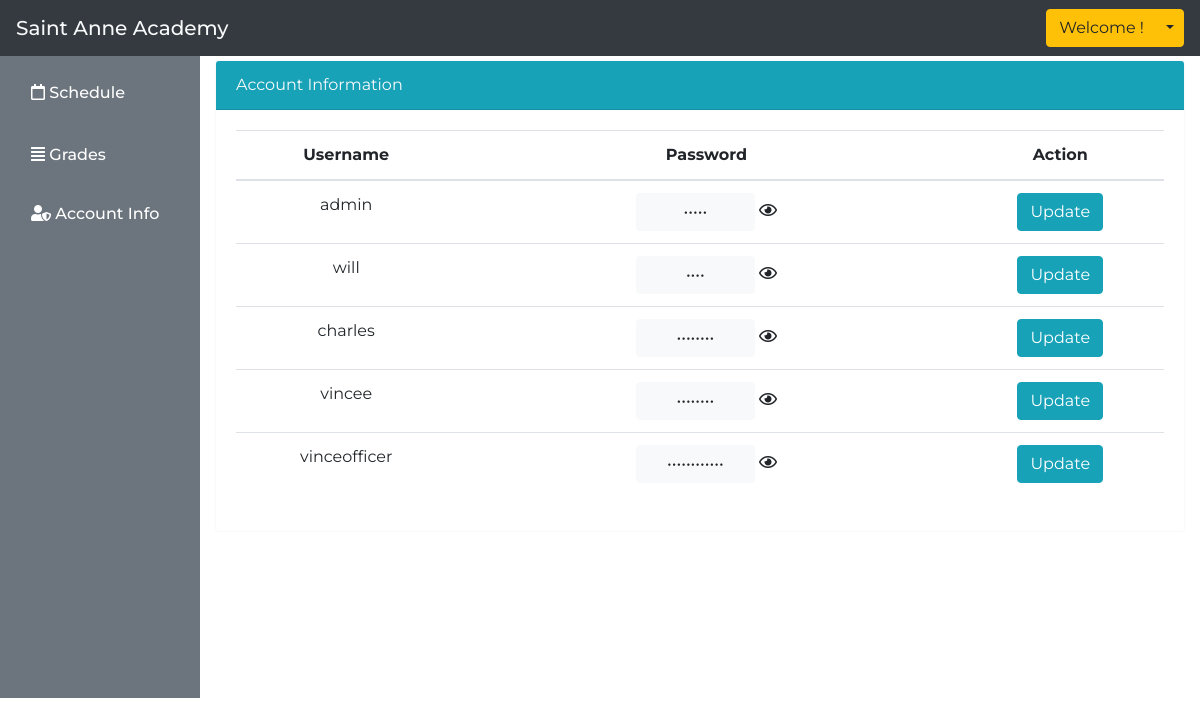
The page /student/account.php on the database as committed earlier.
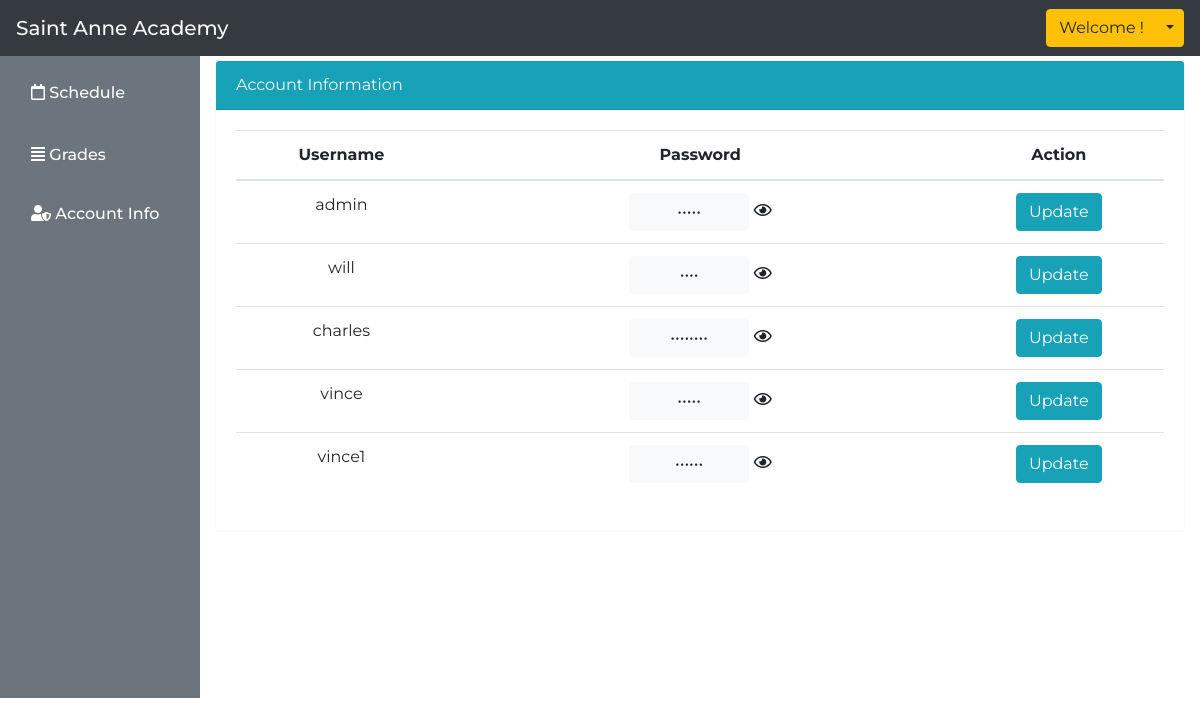
The same page on the database as committed later.
### tables this page shows
CREATE TABLE `users` (
  `user_id` int(11) NOT NULL,
  `faculty_id` varchar(255) NOT NULL,
  `lrn` varchar(255) NOT NULL,
  `username` varchar(255) NOT NULL,
  `password` varchar(255) NOT NULL,
  `status` enum('0','1') NOT NULL,
  `role` enum('student','faculty','enrollment officer','admin') NOT NULL
);

### student/account.php (the view, shortened to what this page needs)
<?php require 'layouts/student_header.php'; ?>
<div class="float-right col-10" style="margin-top: 5%;">
    <div class="card border-light mb-3" style="max-width: 100%;">
        <div class="card-header bg-info text-light">Account Information</div>
        <div class="card-body">
            <table class="table text-center">
                <thead>
                    <tr>
                        <th scope="col">Username</th>
                        <th scope="col">Password</th>
                        <th scope="col">Action</th>
                    </tr>
                </thead>
                <tbody>
                    <?php
                        $con = mysqli_connect("localhost", "root", "", "enrollment");
                        $id = $_SESSION['lrn'];
                        $sql = mysqli_query($con, "select lrn, username, password from users where lrn = '$id'");
                        while($row = mysqli_fetch_array($sql)) {
                    ?>
                    <tr>
                        <td><?php echo $row['username']; ?></td>
                        <td>
                            <input class="btn btn-light w-25" readonly type="password" value="<?php echo $row['password'] ?>" id="password">
                            <i class="far fa-eye" onmouseover="mouseoverPass();" onmouseout="mouseoutPass();"></i>
                        </td>
                        <td>
                            <button type="button" class="btn btn-info" data-toggle="modal" data-target="#update<?php echo $row['lrn'] ?>">
                                Update
                            </button>
                        </td>
                    </tr>
                        <?php } ?>
                </tbody>
            </table>
        </div>
    </div>
</div>
<?php require 'layouts/student_footer.php'; ?>

Rows that differ between the two databases and show on the page:
changed users: username "vincee" → "vince"
changed users: username "vinceofficer" → "vince1"
